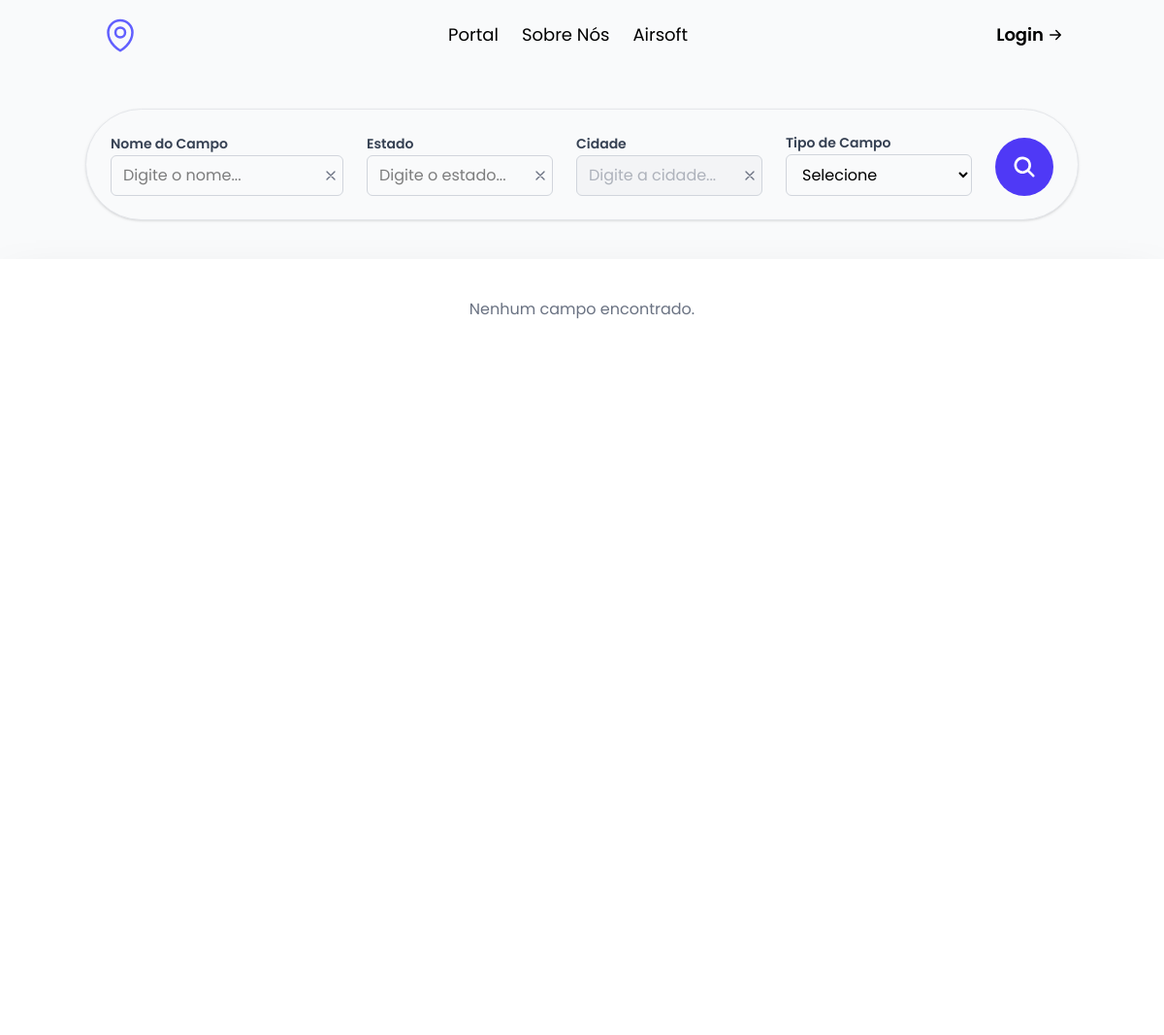
The app's page /, older data.
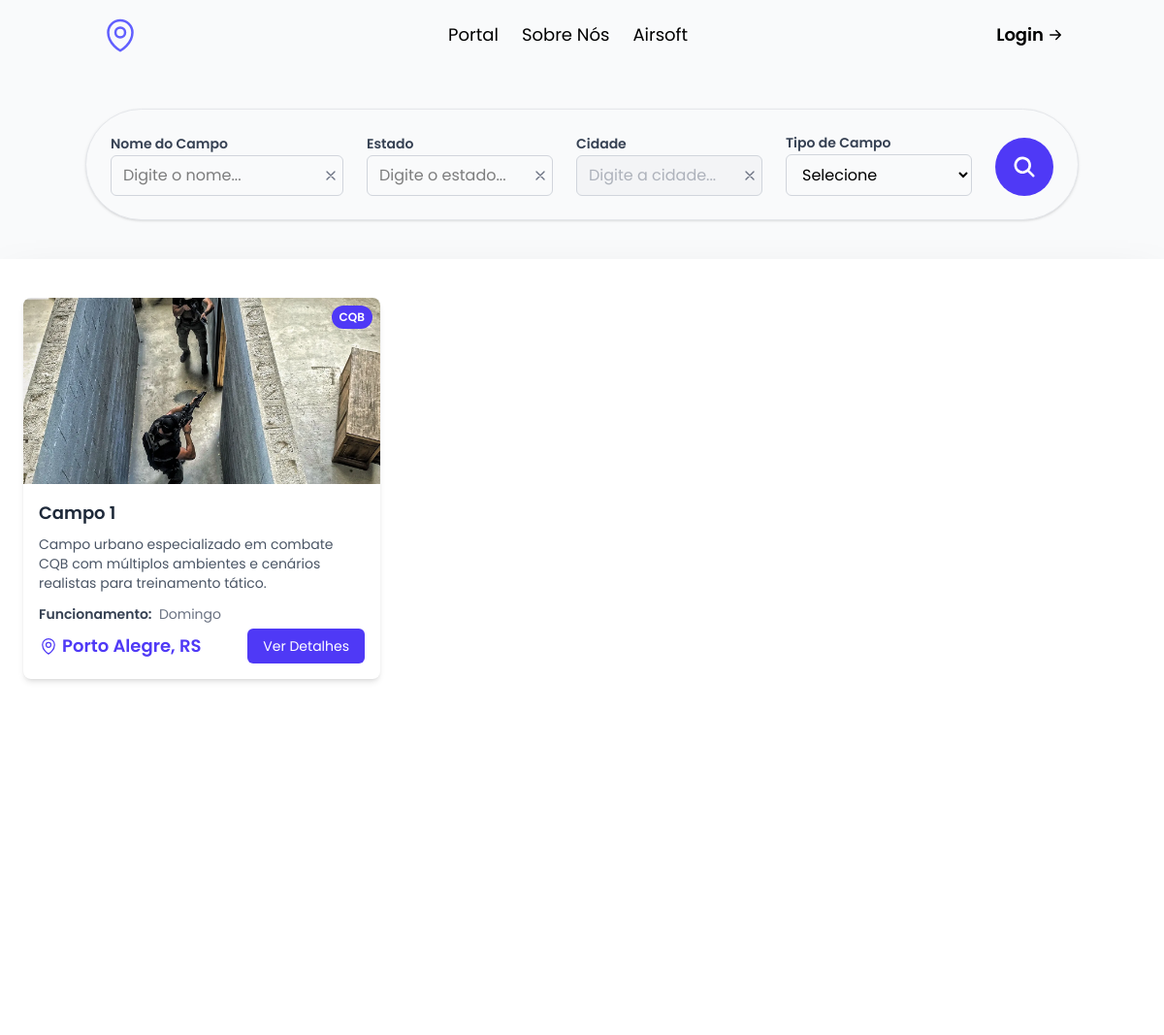
The same page, newer data.
### fields/models.py (models this page shows, shortened)
class Field(models.Model):
    FIELD_TYPE_CHOICES = [
        ('CQB', 'CQB'),
        ('MATA', 'Mata'),
        ('MISTO', 'Misto'),
        ('SPEED', 'Speed'),
    ]
    field_name = models.CharField(max_length=200, verbose_name="Nome do campo")
    field_type = models.CharField(max_length=10, choices=FIELD_TYPE_CHOICES, verbose_name="Tipo de Campo")
    address = models.TextField(verbose_name="Endereço")
    state = models.CharField(max_length=100, verbose_name="Estado")
    state_abbreviation = models.CharField(max_length=2, verbose_name="Abreviação do Estado")
    city = models.CharField(max_length=100, verbose_name="Cidade")
    phone = models.CharField(validators=[
        MinLengthValidator(15),
        MaxLengthValidator(15)],
        verbose_name="Telefone")
    description = models.TextField(validators=[MinLengthValidator(60)], verbose_name="Descrição")
    operating_hours = models.TextField(verbose_name="Horário de funcionamento")
    visible = models.BooleanField(default=True, verbose_name="Visível")
    organizer = models.ForeignKey(settings.AUTH_USER_MODEL, on_delete=models.CASCADE, verbose_name="Organizador")
    class Meta:
        verbose_name = "Campo"
        verbose_name_plural = "Campos"

class FieldPhoto(models.Model):
    field = models.ForeignKey(Field, on_delete=models.CASCADE, related_name='photos', verbose_name="Campo")
    photo = models.ImageField(upload_to='field_photos/', verbose_name="Foto")
    class Meta:
        verbose_name = "Foto do campo"
        verbose_name_plural = "Fotos dos campos"

### fields/views.py (the view)
# urls.py: path("", views.index, name="index"),
def index(request):
    filter_mapping = {
        'field-name': 'field_name__icontains',
        'field-state': 'state',
        'field-city': 'city',
        'field-type': 'field_type',
    }
    fields = Field.objects.all().filter(visible=True)
    for get_param, model_field in filter_mapping.items():
        query_value = request.GET.get(get_param)
        if query_value:
            filter_args = {model_field: query_value}
            fields = fields.filter(**filter_args)
    return render(request, "fields/index.html", {'fields': fields})

### fields/templates/fields/index.html (shortened to what the changed rows need)
{% extends "fields/base.html" %}
{% load static %}
{% block content %}
<div class="h-screen bg-white pt-10 shadow-2xl">
  <div
    class="grid grid-cols-1 md:grid-cols-2 lg:grid-cols-3 gap-6 max-w-7xl mx-auto pl-6 pr-6"
  >
    {% if fields %}
      {% for field in fields %}
        <div
          class="bg-white rounded-lg shadow-md hover:shadow-lg transition-shadow duration-300 overflow-hidden"
        >
          <div class="relative">
            <img
              src="{{ field.photos.first.photo.url }}"
              alt="Campo de Airsoft"
              class="w-full h-48 object-cover"
            />
            <div
              class="absolute top-2 right-2 bg-indigo-600 text-white px-2 py-1 rounded-full text-xs font-semibold
              {% if field.field_type == 'MISTO' %}
              bg-yellow-500
              {% elif field.field_type == 'MATA' %}
              bg-green-600
              {% elif field.field_type == 'CQB' %}
              bg-blue-600
              {% elif field.field_type == 'SPEED' %}
              bg-red-600
              {% endif %}"
            >
              {{ field.get_field_type_display }}
            </div>
          </div>
          <div class="p-4">
            <h3 class="font-semibold text-lg text-gray-800 mb-2">{{ field.field_name }}</h3>
            <p class="text-gray-600 text-sm mb-3 line-clamp-3">
              {{ field.description }}
            </p>
            <p class="text-gray-500 text-sm line-clamp-1">
                <span class="font-semibold text-gray-700 mr-1">
                  Funcionamento:
                </span>
                {{ field.operating_hours }}
            </p>
            <div class="flex items-center justify-between mt-1.25">
              <span class="flex flex-row items-center text-indigo-600 font-semibold text-lg">
              {{ field.city }}, {{ field.state_abbreviation }}</span>
              <button
                class="bg-indigo-600 hover:cursor-pointer hover:bg-indigo-700 text-white px-4 py-2 rounded-md text-sm transition-colors"
              >
                Ver Detalhes
              </button>
            </div>
          </div>
        </div>
      {% endfor %}
    {% else %}
      <p class="text-center col-span-3 text-gray-500">Nenhum campo encontrado.</p>
    {% endif %}
{% endblock %}

Row changes from the older to the newer data that the page shows:
added Field: photos.first.photo (picture), field_type "CQB", field_name "Campo 1", description "Campo urbano especializado em combate CQB com múltiplos ambientes e cenários realistas para treinamento tático.", operating_hours "Domingo", city "Porto Alegre", state_abbreviation "RS"
Text that changed along with them:
text no longer shown: "Nenhum campo encontrado."
